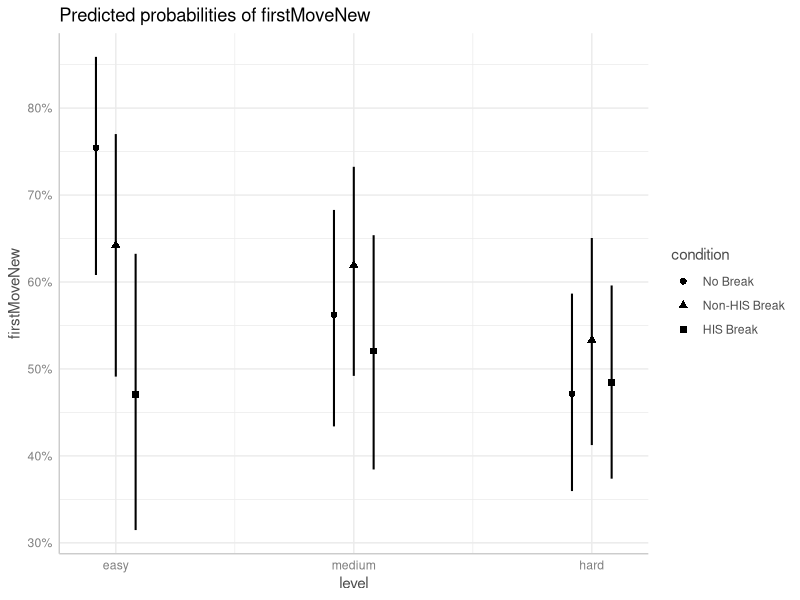
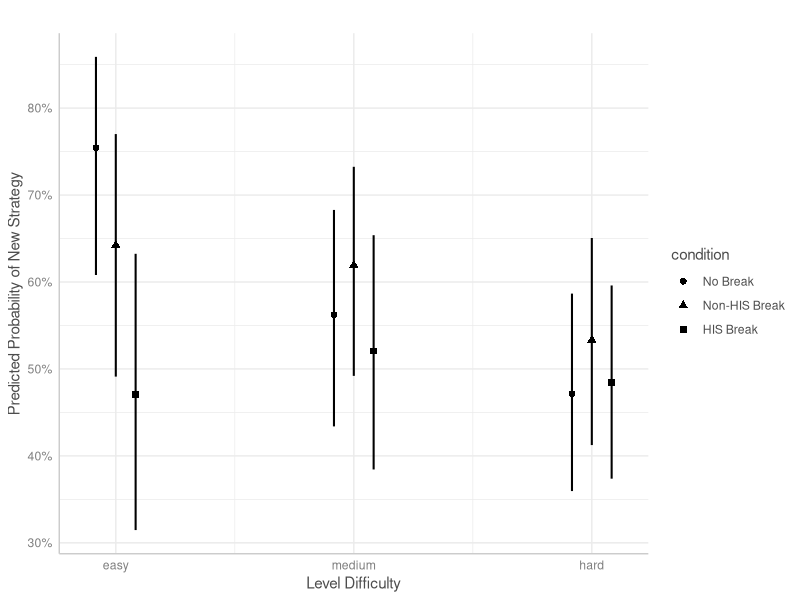

Write R code to recreate these figures, in order. (Note: this script raises an error after producing the figures.)
utils::install.packages("lme4", type = "source")
install.packages("readxl")
install.packages('lmerTest')
install.packages("ggeffects")
install.packages("ggplot2")

library(readxl)
library(lme4)
library(lmerTest)
library(ggeffects)
library(ggplot2)


data <- read_excel("data.xlsx", sheet = "P3B - final")


attach(data)

level <- as.factor(levelNumber)
levels(level) <- c("hard", "easy", "medium")
level <- factor(level, levels = c("easy", "medium", "hard"))
condition <- as.factor(condition)
levels(condition) <- c("No Break", "Non-HIS Break", "HIS Break")
id <- as.factor(prolificPID)



firstMoveNew <- as.factor(firstMoveNew)
differentFirstStrategy <- as.factor(differentFirstStrategy)
lengthBefore_scaled <- scale(moveBefore)


for (lvl in unique(level)) {
  data_level <- data[level == lvl, ]
  contingency_table <- table(data_level$firstMoveNew, data_level$condition)
  rownames(contingency_table) <- c("No", "Yes")  
  colnames(contingency_table) <- c("no break","non-HIS", "HIS")  
  chi_square_result <- chisq.test(contingency_table)
  cat("Chi-square test for Level", lvl, "\n")
  print(chi_square_result)
  cat("Contingency Table for Level", lvl, "\n")
  print(contingency_table)
}

lm <- glmer(firstMoveNew ~ condition * level + lengthBefore_scaled + (1 | id), family = "binomial", control = glmerControl(optimizer = "bobyqa"))
summary(lm)
lm2 <- glmer(differentFirstStrategy ~ condition * level + (1 | id), family = "binomial")
summary(lm2)


predictions <- ggpredict(lm, terms = c("level", "condition")) |> plot(colors = "bw")

# Plot the marginal effects
plot(predictions) +
  labs(title = "",
       x = "Level Difficulty", y = "Predicted Probability of New Strategy")

lm3 <- glmer(completedLevel ~ firstMoveNew*level + (1|id), family = "binomial")
summary(lm3)

#duration
data <- data[data$completedLevel == 1,]
lm8 <- lmer(data$totalTime ~ data$condition*data$level + (1|id))
summary(lm8)
